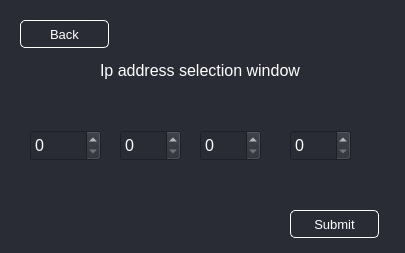
<?xml version="1.0" encoding="UTF-8"?>
<ui version="4.0">
 <class>Form</class>
 <widget class="QWidget" name="Form">
  <property name="geometry">
   <rect>
    <x>0</x>
    <y>0</y>
    <width>405</width>
    <height>253</height>
   </rect>
  </property>
  <property name="windowTitle">
   <string>Form</string>
  </property>
  <property name="styleSheet">
   <string notr="true">QWidget{
background-color:#292C34;
color:white;
}</string>
  </property>
  <widget class="QSpinBox" name="port_input_1">
   <property name="geometry">
    <rect>
     <x>30</x>
     <y>130</y>
     <width>71</width>
     <height>31</height>
    </rect>
   </property>
   <property name="font">
    <font>
     <pointsize>12</pointsize>
    </font>
   </property>
   <property name="maximum">
    <number>255</number>
   </property>
  </widget>
  <widget class="QSpinBox" name="port_input_2">
   <property name="geometry">
    <rect>
     <x>120</x>
     <y>130</y>
     <width>61</width>
     <height>31</height>
    </rect>
   </property>
   <property name="font">
    <font>
     <pointsize>12</pointsize>
    </font>
   </property>
   <property name="maximum">
    <number>255</number>
   </property>
  </widget>
  <widget class="QSpinBox" name="port_input_3">
   <property name="geometry">
    <rect>
     <x>200</x>
     <y>130</y>
     <width>61</width>
     <height>31</height>
    </rect>
   </property>
   <property name="font">
    <font>
     <pointsize>12</pointsize>
    </font>
   </property>
   <property name="maximum">
    <number>255</number>
   </property>
  </widget>
  <widget class="QSpinBox" name="port_input_4">
   <property name="geometry">
    <rect>
     <x>290</x>
     <y>130</y>
     <width>61</width>
     <height>31</height>
    </rect>
   </property>
   <property name="font">
    <font>
     <pointsize>12</pointsize>
    </font>
   </property>
   <property name="maximum">
    <number>255</number>
   </property>
  </widget>
  <widget class="QPushButton" name="back_button">
   <property name="geometry">
    <rect>
     <x>20</x>
     <y>20</y>
     <width>89</width>
     <height>28</height>
    </rect>
   </property>
   <property name="font">
    <font>
     <pointsize>10</pointsize>
    </font>
   </property>
   <property name="styleSheet">
    <string notr="true">QPushButton{
border: 1px solid white;
border-radius: 5px;
background-color: #292C34;
color: white;
}</string>
   </property>
   <property name="text">
    <string>Back</string>
   </property>
  </widget>
  <widget class="QLabel" name="save_name_label">
   <property name="geometry">
    <rect>
     <x>100</x>
     <y>60</y>
     <width>211</width>
     <height>21</height>
    </rect>
   </property>
   <property name="font">
    <font>
     <pointsize>12</pointsize>
    </font>
   </property>
   <property name="text">
    <string>Ip address selection window</string>
   </property>
  </widget>
  <widget class="QPushButton" name="submit_button">
   <property name="geometry">
    <rect>
     <x>290</x>
     <y>210</y>
     <width>89</width>
     <height>28</height>
    </rect>
   </property>
   <property name="font">
    <font>
     <pointsize>10</pointsize>
    </font>
   </property>
   <property name="styleSheet">
    <string notr="true">QPushButton{
border: 1px solid white;
border-radius: 5px;
background-color: #292C34;
color: white;
}</string>
   </property>
   <property name="text">
    <string>Submit</string>
   </property>
  </widget>
 </widget>
 <tabstops>
  <tabstop>port_input_1</tabstop>
  <tabstop>port_input_2</tabstop>
  <tabstop>port_input_3</tabstop>
  <tabstop>port_input_4</tabstop>
  <tabstop>submit_button</tabstop>
  <tabstop>back_button</tabstop>
 </tabstops>
 <resources/>
 <connections/>
</ui>
